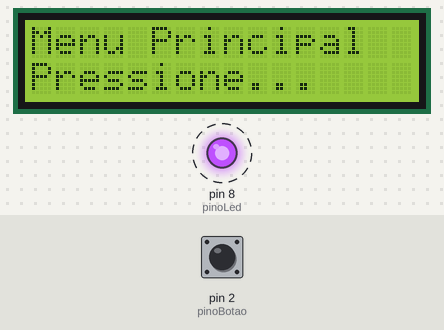
The sketch below on a simulated Arduino Uno, built with avr-gcc and run on an emulated ATmega328P. Shown: 16×2 character LCD, output pins drawn as LEDs (lit = HIGH). Dashed ring = blinking. Inputs (shaded band) come from the test bench; at power-on: pin 2 (pinoBotao) HIGH. Sleep ends after the set time or at an interrupt.

Above: at 1.2 s.
1.3 s: pin 2 (pinoBotao) pulled LOW for 0.15 s
At 3.4 s:
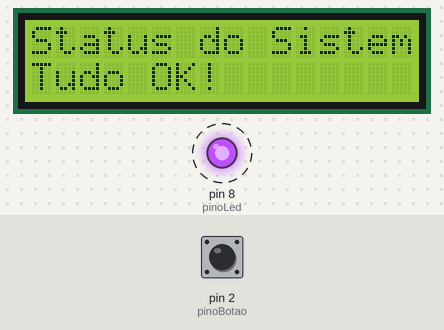
4.4 s: pin 2 (pinoBotao) pulled LOW for 1 s
At 5.6 s:
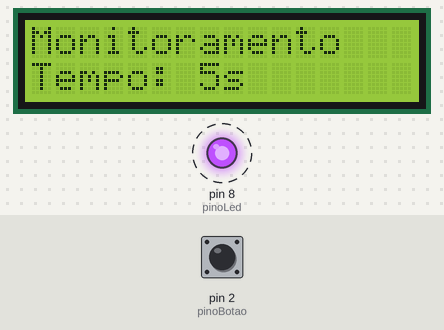
8.4 s: pin 2 (pinoBotao) pulled LOW for 3.2 s
At 11.1 s:
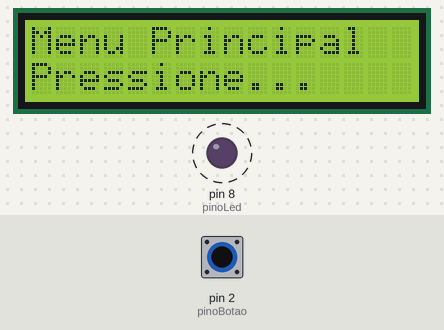
14.6 s: pin 2 (pinoBotao) pulsed LOW 5 times (0.12 s each, 0.3 s apart)
At 16.2 s:
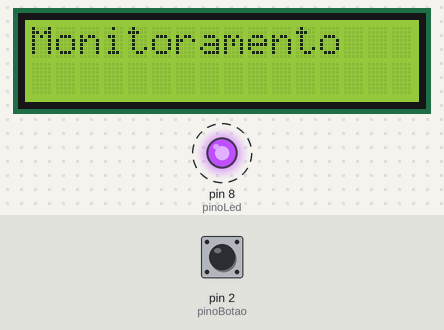
Timing chart, 0 to 18.9 s (numbered marks = the images above; inputs shaded):
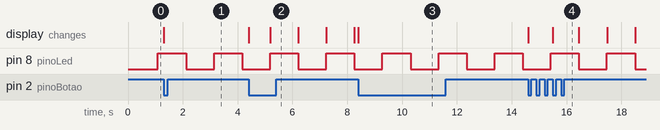

Measured:
- after the input at 1.3 s, the display: changes at once (image 1)
- after the input at 4.4 s, the display: first changes at once (image 2 shows a later state)
- after the input at 8.4 s, the display: changes at once (image 3)
- after the input at 14.6 s, the display: first changes at once (image 4 shows a later state)
- by itself, pin 8 (pinoLed): alternates HIGH for 1.0 s and LOW for 1.0 s

The sketch:

sketch.ino
```cpp
#include <LiquidCrystal.h>
#include <avr/interrupt.h>
#include <avr/sleep.h>
#include <avr/wdt.h>

// Configuração dos pinos e do LCD
LiquidCrystal lcd(12, 11, 6, 5, 4, 3);
const int pinoBotao = 2;
const int pinoLed = 8;

// Estados da máquina de estados
enum Estado {
  MENU_PRINCIPAL,
  STATUS_SISTEMA,
  MONITORAMENTO
};
Estado estadoAtual = MENU_PRINCIPAL;

// --- Flags de Interrupção ---
volatile bool g_botaoPressionado = false;
volatile unsigned long g_tempoUltimaInterrupcao = 0; // Agora conta SEGUNDOS do WDT
volatile bool g_wdtDisparou = false;

// --- Nossas próprias variáveis de tempo ---
volatile unsigned long g_segundosDeExecucao = 0;
volatile int g_estadoLed = LOW;

// --- Protótipos ---
void entrarNoEstado(Estado novoEstado);
void setupWatchdogTimer();

// --- ISR do Botão (INT0) ---
void isrBotao() {
  // Apenas levanta a flag.
  g_botaoPressionado = true;
}

// --- ISR do Watchdog Timer ---
ISR(WDT_vect) {
  g_wdtDisparou = true;
  g_segundosDeExecucao++;
  g_estadoLed = !g_estadoLed;
}

void setup() {
  lcd.begin(16, 2);
  pinMode(pinoBotao, INPUT_PULLUP);
  pinMode(pinoLed, OUTPUT);

  entrarNoEstado(estadoAtual);

  // --- Configuração da Interrupção do Botão ---
  attachInterrupt(digitalPinToInterrupt(pinoBotao), isrBotao, FALLING);

  // --- Configuração do Watchdog Timer (WDT) ---
  setupWatchdogTimer();

  // --- Configuração do Modo de Sono ---
  set_sleep_mode(SLEEP_MODE_PWR_DOWN);
}

void setupWatchdogTimer() {
  cli(); // Desliga interrupções
  MCUSR &= ~(1 << WDRF);
  WDTCSR |= (1 << WDCE) | (1 << WDE);
  // Define prescaler para 1 segundo
  WDTCSR = (1 << WDIE) | (1 << WDP2) | (1 << WDP1);
  sei(); // Liga interrupções
}

void loop() {
  cli(); // Desliga interrupções para verificar flags

  if (g_botaoPressionado) {
    g_botaoPressionado = false;
    sei(); // Re-liga interrupções

    // ATENÇÃO!!!
    // Lógica de debounce baseada no WDT (g_segundosDeExecucao)
    // Em vez de millis().
    // Só processa o clique se tiver passado mais de 0 "ticks" do WDT
    // desde o último clique. (Debounce de 1 segundo)
    if (g_segundosDeExecucao - g_tempoUltimaInterrupcao > 0) {

      // Atualiza o tempo do último clique VÁLIDO
      g_tempoUltimaInterrupcao = g_segundosDeExecucao;

      Estado proximoEstado;
      switch (estadoAtual) {
        case MENU_PRINCIPAL: proximoEstado = STATUS_SISTEMA; break;
        case STATUS_SISTEMA: proximoEstado = MONITORAMENTO; break;
        case MONITORAMENTO: proximoEstado = MENU_PRINCIPAL; break;
      }
      estadoAtual = proximoEstado;
      entrarNoEstado(estadoAtual);
    }

  } else if (g_wdtDisparou) {
    g_wdtDisparou = false;
    sei(); // Re-liga interrupções

    // Atualiza o pino do LED
    digitalWrite(pinoLed, g_estadoLed);

    // Se estiver na tela de monitoramento, atualiza o LCD
    if (estadoAtual == MONITORAMENTO) {
      lcd.setCursor(0, 1);
      lcd.print("Tempo: ");
      lcd.print(g_segundosDeExecucao);
      lcd.print("s   ");
    }

  } else {
    // Nenhuma flag, vamos dormir.
    sei(); // Liga interrupções ANTES de dormir
    sleep_enable();
    sleep_cpu();      // ------ DORME AQUI ------
    sleep_disable();  // ------ ACORDA AQUI ------
  }
}

// --- Funções Auxiliares ---

void entrarNoEstado(Estado novoEstado) {
  lcd.clear();
  lcd.setCursor(0, 0);
  switch (novoEstado) {
    case MENU_PRINCIPAL: lcd.print("Menu Principal"); lcd.setCursor(0, 1); lcd.print("Pressione..."); break;
    case STATUS_SISTEMA: lcd.print("Status do Sistema"); lcd.setCursor(0, 1); lcd.print("Tudo OK!"); break;
    case MONITORAMENTO: lcd.print("Monitoramento"); break;
  }
}
```
